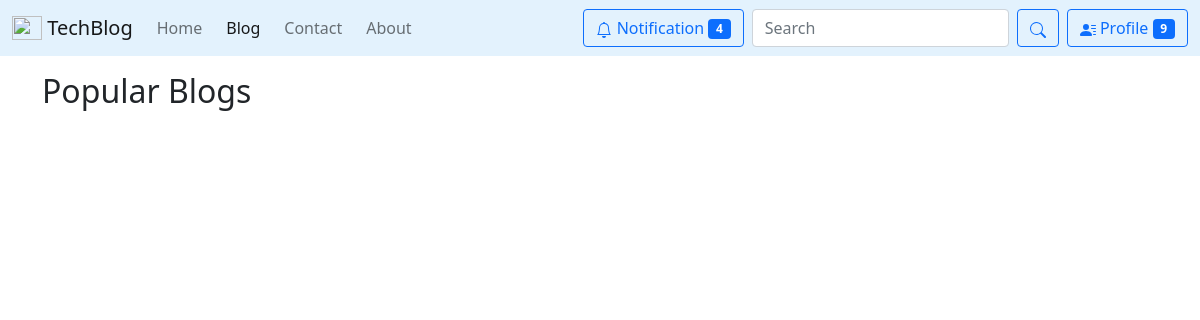
/blog/, run on an earlier commit of the app's database.
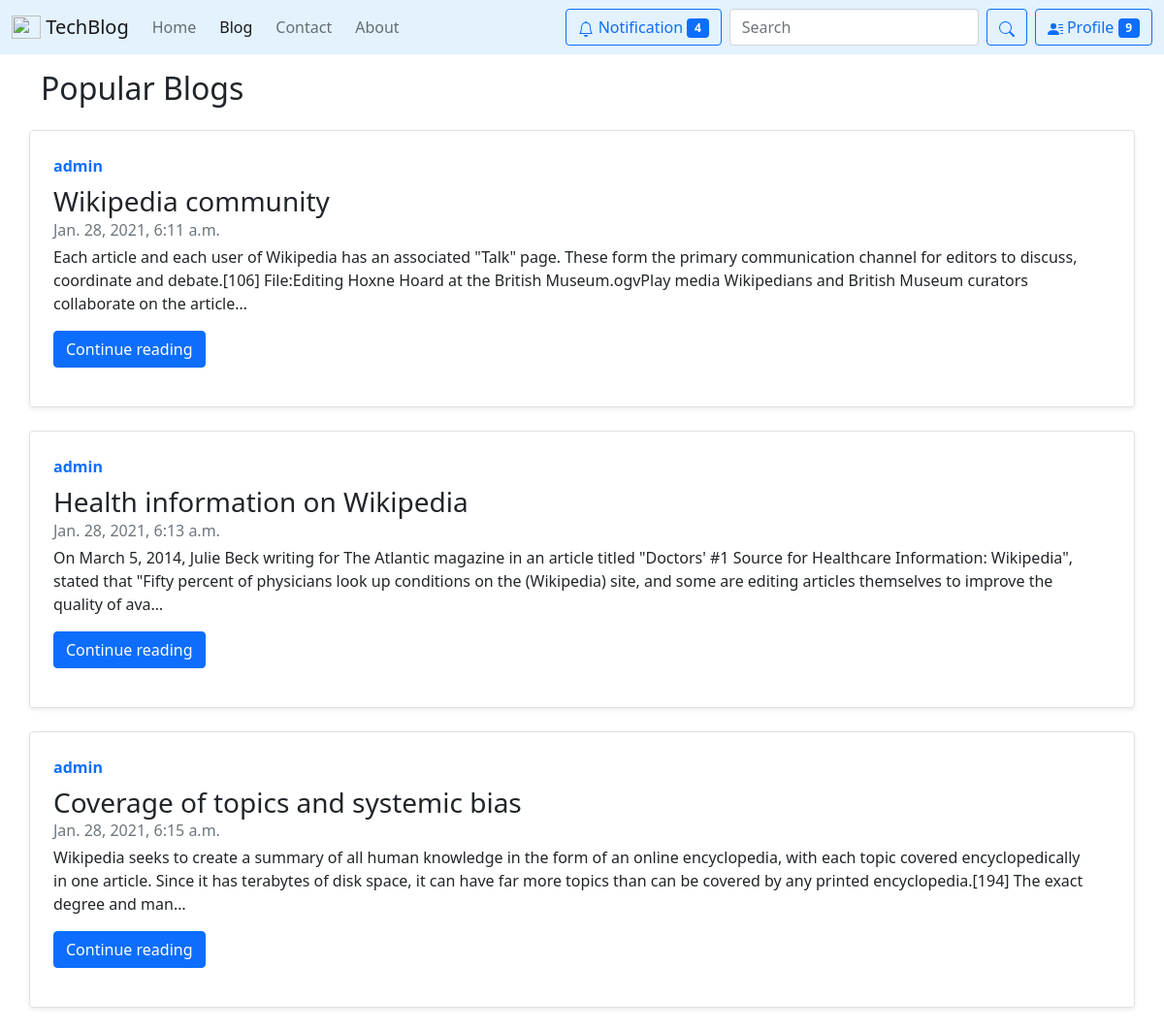
And on a later commit of the database.
### blog/models.py (models this page shows, shortened)
class Post(models.Model):
    Sno = models.AutoField(primary_key=True)
    time = models.DateTimeField()
    title = models.CharField(max_length=200)
    author = models.CharField(max_length=100)
    slug = models.CharField(max_length=200, unique=True)
    content = models.TextField()

### blog/views.py (the view)
# urls.py: path('', views.blogHome, name='BlogHome'),
def blogHome(request):
    allpost = Post.objects.all()
    context = {'allpost': allpost}
    return render(request, 'blog/blog.html', context)

### templates/blog/blog.html (shortened to what this page needs)
{% extends "base.html" %}
{% block blogactive %} active {% endblock blogactive %}
{% block body %}
<div class="container my-3">
    <h2>Popular Blogs</h2>
        {% for post in allpost %}
        <div class="row no-gutters border rounded overflow-hidden flex-md-row my-4 shadow-sm h-md-250 position-relative">
            <div class="col p-4 d-flex flex-column position-static">
                <strong class="d-inline-block mb-2 text-primary">{{post.author}}</strong>
                <h3 class="mb-0">{{post.title}}</h3>
                <div class="mb-1 text-muted">{{post.time}}</div>
                <p class="card-text mb-auto">
                    {{post.content | truncatechars:300 }}
                </p>
                <div class="my-3">
                    <a href="/blog/{{post.slug}}" role="button" class="btn btn-primary">Continue reading</a>
                </div>
            </div>
            <div class="col-auto d-none d-lg-block">
            </div>
        </div>
        {% endfor %}
</div>
{% endblock %}

### templates/base.html (shortened to what this page needs)
<!DOCTYPE html>
<html lang="en">
  <head>
    <link
      href="https://cdn.jsdelivr.net/npm/bootstrap@5.0.0-beta1/dist/css/bootstrap.min.css"
      rel="stylesheet"
    />
  </head>
  <body>
    <nav
      class="navbar navbar-expand-lg navbar-light"
      style="background-color: #e3f2fd"
    >
      <div class="container-fluid">
        <a class="navbar-brand mb-0 h1" href="/">
          <img
            src="#"
            width="30"
            height="24"
            class="d-inline-block align-top"
          />
          TechBlog
        </a>
        <div class="collapse navbar-collapse" id="navbarNavAltMarkup">
          <ul class="navbar-nav me-auto mb-2 mb-lg-0">
            <li class="nav-item">
              <a class="nav-link me-2 {% block homeactive %}{% endblock homeactive %}" aria-current="page" href="/">Home</a>
            </li>
            <li class="nav-item">
              <a class="nav-link me-2 {% block blogactive %}{% endblock blogactive %}" href="/blog">Blog</a>
            </li>
            <li class="nav-item">
              <a class="nav-link me-2 {% block contactactive %}{% endblock contactactive %}" href="/contact">Contact</a>
            </li>
            <li class="nav-item">
              <a class="nav-link me-2 {% block aboutactive %}{% endblock aboutactive %}" href="/about">About</a>
            </li>
          </ul>
          <button type="button" class="btn btn-outline-primary me-2">
            Notification
            <span class="badge bg-primary">4</span>
          </button>
          <form class="d-flex me-2">
            <input
              class="form-control me-2"
              type="search"
              placeholder="Search"
              aria-label="Search"
            />
            <button class="btn btn-outline-primary" type="submit">
              <svg
                xmlns="http://www.w3.org/2000/svg"
                width="16"
                height="16"
                fill="currentColor"
                class="bi bi-search"
                viewBox="0 0 16 16"
              >
                <path
                  d="M11.742 10.344a6.5 6.5 0 1 0-1.397 1.398h-.001c.03.04.062.078.098.115l3.85 3.85a1 1 0 0 0 1.415-1.414l-3.85-3.85a1.007 1.007 0 0 0-.115-.1zM12 6.5a5.5 5.5 0 1 1-11 0 5.5 5.5 0 0 1 11 0z"
                />
              </svg>
            </button>
          </form>
          <button type="button" class="btn btn-outline-primary">
            Profile <span class="badge bg-primary">9</span>
          </button>
        </div>
      </div>
    </nav>
    {% block body %}{% endblock %} {% block js %}{% endblock %}
  </body>
</html>

What changed in the data, as far as the page shows it:
added Post: author "admin", title "Wikipedia community", time "Jan. 28, 2021, 6:11 a.m.", content "Each article and each user of Wikipedia has an associated \"Talk\" page. These form the primary communication channel for editors to discuss, coordinate and debate.[106] File:Editing Hoxne Hoard at the British Museum.ogvPlay media Wikipedians and British Museum curators collaborate on the article…"
added Post: author "admin", title "Health information on Wikipedia", time "Jan. 28, 2021, 6:13 a.m.", content "On March 5, 2014, Julie Beck writing for The Atlantic magazine in an article titled \"Doctors' #1 Source for Healthcare Information: Wikipedia\", stated that \"Fifty percent of physicians look up conditions on the (Wikipedia) site, and some are editing articles themselves to improve the quality of ava…"
added Post: author "admin", title "Coverage of topics and systemic bias", time "Jan. 28, 2021, 6:15 a.m.", content "Wikipedia seeks to create a summary of all human knowledge in the form of an online encyclopedia, with each topic covered encyclopedically in one article. Since it has terabytes of disk space, it can have far more topics than can be covered by any printed encyclopedia.[194] The exact degree and man…"
